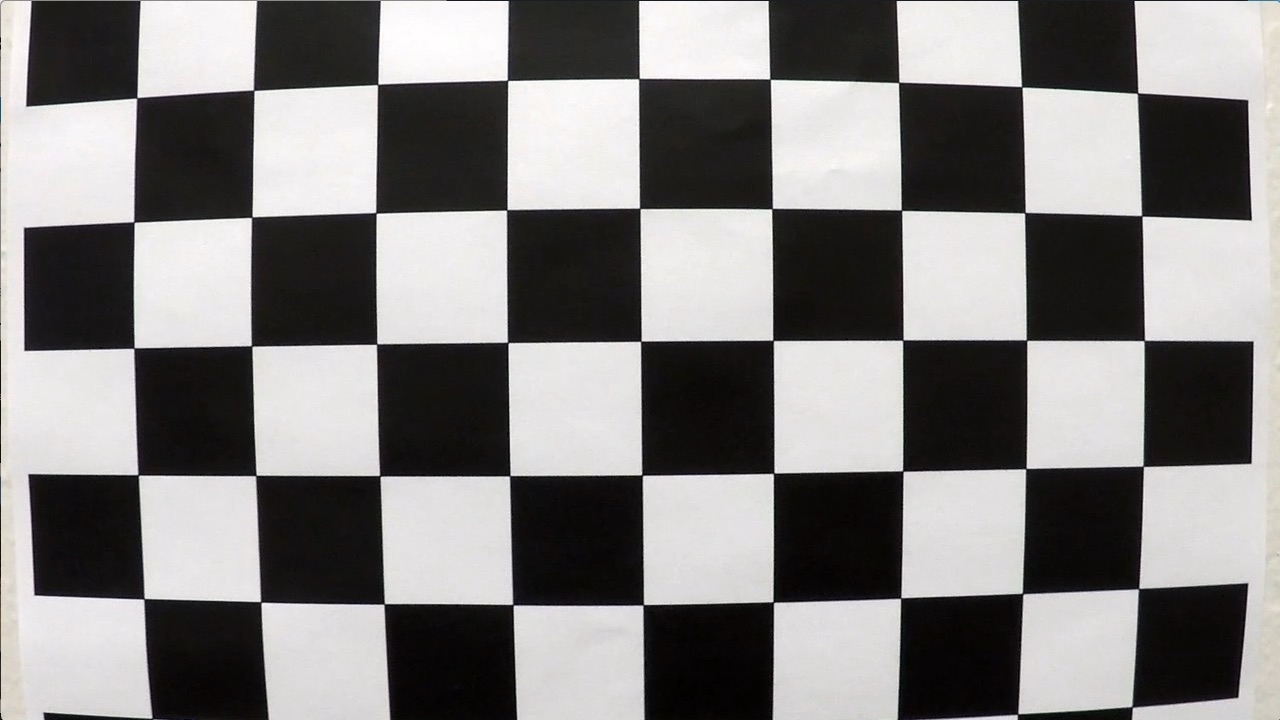
#> input picture camera_cal/calibration1.jpg, 1280 x 720 px; its folder holds only this picture in this run
$ jupyter execute --allow-errors P4.ipynb   (shell and % lines are left out)   (Python 2 division)   (older library calls are emulated)
#> lines starting #> are read from the running program, lines starting #| are printed output that depends on the picture; after the words box and inside, x2 and y2 are one past the last pixel; in counts of white or black regions, pixels touching at a corner belong together
#> further down, img is the input picture: shape (720, 1280, 3); mean R, G, B 130.1, 128.4, 127.8
#> `ret, corners = cv2.findChessboardCorners(gray, (ny, nx), None)`: ret = False; corners = None
#> `ret, corners = cv2.findChessboardCorners(gray, (ny, nx), None)`: ret = True; corners = 45 rows, first 8: [136.7, 98.03], [253.8, 90.31], [377.7, 84.53], [507.6, 80.32], [639, 78.58], [770, 79.13], [898.7, 82.42], [1021.8, 87.11]
# Advanced Lane Finding Project

## The goals / steps of this project

* Compute the camera calibration matrix and distortion coefficients given a set of chessboard images.
* Apply a distortion correction to raw images.
* Use color transforms, gradients, etc., to create a thresholded binary image.
* Apply a perspective transform to rectify binary image ("birds-eye view").
* Detect lane pixels and fit to find the lane boundary.
* Determine the curvature of the lane and vehicle position with respect to center.
* Warp the detected lane boundaries back onto the original image.
* Output visual display of the lane boundaries and numerical estimation of lane curvature and vehicle position.

[cell 1]
import numpy as np
import cv2
import glob
import math
import matplotlib.pyplot as plt
import matplotlib.image as mpimg

## Camera Calibration

I used the OpenCV functions cv2.findChessboardCorners() and cv2.drawChessboardCorners() to automatically find and draw corners in an image of a chessboard pattern.
Below are the example images.

[cell 2]
# Read in a calibration image
images = glob.glob('./camera_cal/*.jpg')

# Array to store object points and image points from all the images
objpoints = [] # 3D point in real world space
imgpoints = [] # 2D points in image plane

total_image_count = len(images)
image_count = 1
fig = plt.figure()
fig.set_size_inches(10,30)
#> (the rest of this cell did not finish here and is left out)

I undistorted the image with object points and image points by using the results of camera calibration.

cv2.calibrateCamera() function takes object points, image points, the height and width of image and returns camera matrix, distortion correction, rotation and translation vectors.
cv2.undistort() function takes original distorted image, camera matrix, distortion correction and returns undistorted image.

Below are the example images.

[cell 3]
# Function that takes an image, object points, and image points
# performs the camera calibration, image distortion correction and returns the undistorted image
def undistort(img, objpoints, imgpoints):
    ret, mtx, dist, rvecs, tvecs = cv2.calibrateCamera(objpoints, imgpoints, gray.shape[::-1], None, None)
    undist = cv2.undistort(img, mtx, dist, None, mtx)
    return undist

total_image_count = len(images)
image_count = 1
fig = plt.figure()
fig.set_size_inches(10,90)

for fname in images:
    img = mpimg.imread(fname)
    undistorted = undistort(img, objpoints, imgpoints)
#> in undistort, `ret, mtx, dist, rvecs, tvecs = cv2.calibrateCamera(objpoints, imgpoint..`: ret = 0.494; mtx = [[2115.4, 0, 554.7], [0, 2121.4, 288.4], [0, 0, 1]]; dist = [[-1.05, 3.83, 0.0425, 0.0386, -17.31]]; rvecs = ([0.0802, -0.0387, -0.00899],); tvecs = ([-3.36, -1.55, 15.6],)

    ax = fig.add_subplot(total_image_count * 2, 2, image_count)
    ax.imshow(img)
    ax.set_title('Original Image')
    ax.axis('off')
    image_count += 1

    ax = fig.add_subplot(total_image_count * 2, 2, image_count)
    ax.imshow(undistorted)
    ax.set_title('Undistorted Image')
    ax.axis('off')
    image_count += 1

# Pipeline (single images)

## 1. Distortion correction

I applied my undistort() function to the check if it works fine with images other than chessboard pattern.
Below are the sample images.

[cell 4]
test_images = glob.glob('./test_images/*.jpg')

total_image_count = len(test_images)
image_count = 1
fig = plt.figure()
fig.set_size_inches(10,30)

for fname in test_images:
    img = mpimg.imread(fname)
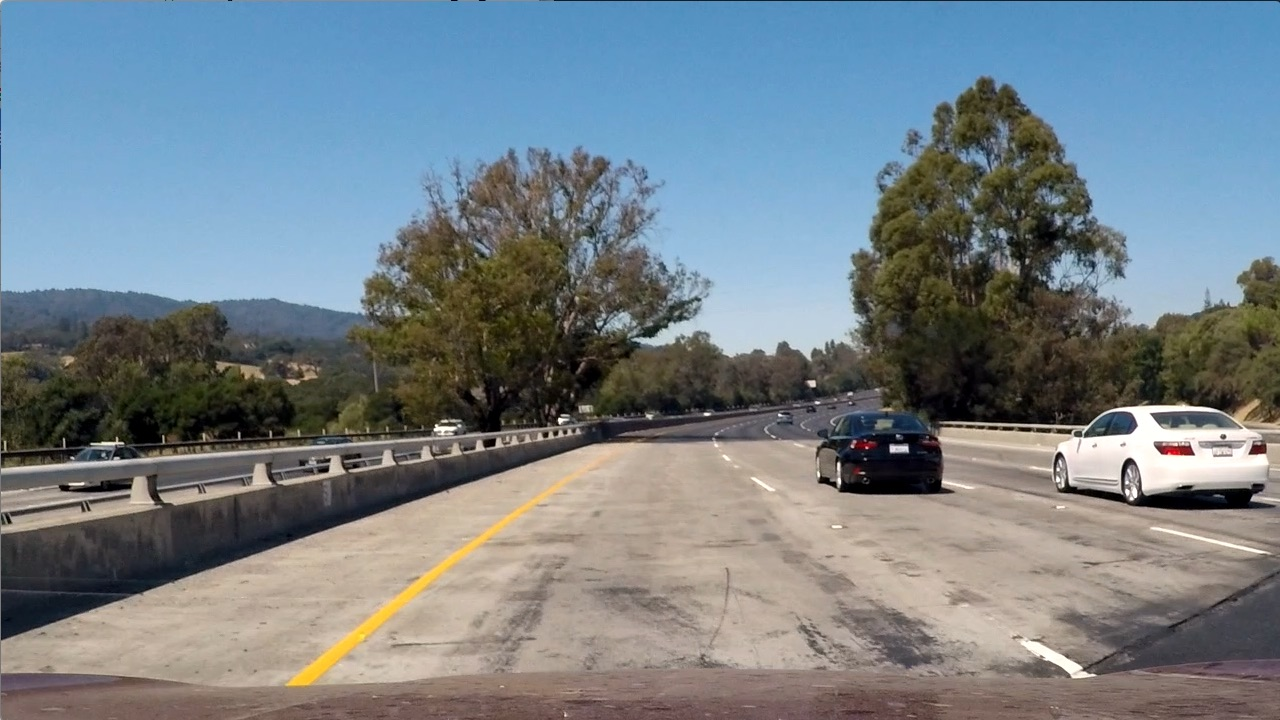
#> input picture test_images/test1.jpg, 1280 x 720 px
#> img is the input picture: shape (720, 1280, 3); mean R, G, B 117.5, 128.7, 135.5
    undistorted = undistort(img, objpoints, imgpoints)

    ax = fig.add_subplot(total_image_count * 2, 2, image_count)
    ax.imshow(img)
    ax.set_title('Original Image')
    ax.axis('off')
    image_count += 1

    ax = fig.add_subplot(total_image_count * 2, 2, image_count)
    ax.imshow(undistorted)
    ax.set_title('Undistorted Image')
    ax.axis('off')
    image_count += 1

## 2. Color/gradient threshold

I defined several threshold methods and applied them to one of undistorted images.

abs_sobel_thresh() is a function, which applies Sobel x or y, takes an absolute value, then applies a threshold.
mag_thresh() is a function, which applies Sobel x and y, computes the magnitude of the gradient, then applies a threshold.
dir_thresh() is a function, which applies Sobel x and y, computes the direction of the gradient, then applies a threshold.
color_threshold() is a function, which applies Sobel x and y, computes the magnitude of the gradient, then applies a threshold color channel.
threshold() is a function, which threshholds image on saturation channel and uses magnitude gradient.

Below are the sample images.

[cell 5]
# Define a function that applies Sobel x or y,
# then takes an absolute value and applies a threshold.
def abs_sobel_thresh(img, orient='x', sobel_kernel=3, thresh=(0, 255)):
    # Apply the following steps to img
    # 1) Convert to HLS color space
    hls = cv2.cvtColor(img, cv2.COLOR_RGB2HLS)
    # 2) Take the derivative in x or y given orient = 'x' or 'y'
    # 3) Take the absolute value of the derivative or gradient
    if orient == 'x':
        abs_sobel = np.absolute(cv2.Sobel(hls[:,:,2], cv2.CV_64F, 1, 0, ksize=sobel_kernel))
    if orient == 'y':
        abs_sobel = np.absolute(cv2.Sobel(hls[:,:,2], cv2.CV_64F, 0, 1, ksize=sobel_kernel))
    # 4) Scale to 8-bit (0 - 255) then convert to type = np.uint8
    scaled_sobel = np.uint8(255*abs_sobel/np.max(abs_sobel))
    # 5) Create a mask of 1's where the scaled gradient magnitude
            # is > thresh_min and < thresh_max
    binary_output = np.zeros_like(scaled_sobel)
    binary_output[(scaled_sobel >= thresh[0]) & (scaled_sobel <= thresh[1])] = 1
    # 6) Return this mask as your binary_output image
    return binary_output

# Define a function that applies Sobel x and y,
# then computes the magnitude of the gradient and applies a threshold
def mag_thresh(image, sobel_kernel=3, mag_thresh=(0, 255)):
    # Apply the following steps to img
    # 1) Convert to HLS color space
    hls = cv2.cvtColor(img, cv2.COLOR_RGB2HLS)
    # 2) Take the gradient in x and y separately
    sobelx = cv2.Sobel(hls[:,:,2], cv2.CV_64F, 1, 0, ksize=sobel_kernel)
    sobely = cv2.Sobel(hls[:,:,2], cv2.CV_64F, 0, 1, ksize=sobel_kernel)
    # 3) Calculate the magnitude
    gradmag = np.sqrt(sobelx**2 + sobely**2)
    # 4) Scale to 8-bit (0 - 255) and convert to type = np.uint8
    scale_factor = np.max(gradmag)/255
    gradmag = (gradmag/scale_factor).astype(np.uint8)
    # 5) Create a binary mask where mag thresholds are met
    binary_output = np.zeros_like(gradmag)
    binary_output[(gradmag >= mag_thresh[0]) & (gradmag <= mag_thresh[1])] = 1
    # 6) Return this mask as your binary_output image
    return binary_output

# Define a function that applies Sobel x and y,
# then computes the direction of the gradient and applies a threshold.
def dir_threshold(image, sobel_kernel=3, thresh=(0, np.pi/2)):
    # Apply the following steps to img
    # 1) Convert to HLS color space
    hls = cv2.cvtColor(img, cv2.COLOR_RGB2HLS)
    # 2) Take the gradient in x and y separately
    sobelx = cv2.Sobel(hls[:,:,2], cv2.CV_64F, 1, 0, ksize=sobel_kernel)
    sobely = cv2.Sobel(hls[:,:,2], cv2.CV_64F, 0, 1, ksize=sobel_kernel)
    # 3) Take the absolute value of the x and y gradients
    abs_sobelx = np.absolute(sobelx)
    abs_sobely = np.absolute(sobely)
    # 4) Use np.arctan2(abs_sobely, abs_sobelx) to calculate the direction of the gradient
    absgraddir = np.arctan2(abs_sobely, abs_sobelx)
    # 5) Create a binary mask where direction thresholds are met
    binary_output = np.zeros_like(absgraddir)
    # 6) Return this mask as your binary_output image
    binary_output[(absgraddir >= thresh[0]) & (absgraddir <= thresh[1])] = 1
    return binary_output

# Define a function that applies Sobel x and y,
# computes the threshold x and y gradient and threshold color channel,
# then applies a threshold.
def color_threshold(img, s_thresh=(170, 255), sx_thresh=(20, 100)):
    img = np.copy(img)
    # Convert to HSV color space and separate the V channel
    hsv = cv2.cvtColor(img, cv2.COLOR_RGB2HLS).astype(np.float)
    l_channel = hsv[:,:,1]
    s_channel = hsv[:,:,2]
    # Sobel x
#    sobelx = cv2.Sobel(l_channel, cv2.CV_64F, 1, 0) # Take the derivative in x
#    abs_sobelx = np.absolute(sobelx) # Absolute x derivative to accentuate lines away from horizontal
#    scaled_sobel = np.uint8(255*abs_sobelx/np.max(abs_sobelx))

    sobelx = cv2.Sobel(l_channel, cv2.CV_64F, 1, 0)
    sobely = cv2.Sobel(l_channel, cv2.CV_64F, 0, 1)
    # 3) Calculate the magnitude
    gradmag = np.sqrt(sobelx**2 + sobely**2)
    # 4) Scale to 8-bit (0 - 255) and convert to type = np.uint8
    scale_factor = np.max(gradmag)/255
    gradmag = (gradmag/scale_factor).astype(np.uint8)
    # 5) Create a binary mask where mag thresholds are met
    sxbinary = np.zeros_like(gradmag)
    sxbinary[(gradmag >= sx_thresh[0]) & (gradmag <= sx_thresh[1])] = 1

    # Threshold color channel
    s_binary = np.zeros_like(s_channel)
    s_binary[(s_channel >= s_thresh[0]) & (s_channel <= s_thresh[1])] = 1

    # Stack each channel
    # Note color_binary[:, :, 0] is all 0s, effectively an all black image. It might
    # be beneficial to replace this channel with something else.
    color_binary = np.dstack(( np.zeros_like(sxbinary), sxbinary, s_binary))
    return color_binary

def threshold(img, color=False, mag_dir_thresh=False):
    """Threshhold image on saturation channel and using magnitude gradient"""
    img = np.copy(img)

    # Convert to HLS color space and separate the V channel
    hls = cv2.cvtColor(img, cv2.COLOR_RGB2HLS).astype(np.float)

    ## White Color
    lower_white = np.array([0,210,0], dtype=np.uint8)
    upper_white = np.array([255,255,255], dtype=np.uint8)
    white_mask = cv2.inRange(hls, lower_white, upper_white)

    ## Yellow Color
    lower_yellow = np.array([18,0,100], dtype=np.uint8)
    upper_yellow = np.array([30,220,255], dtype=np.uint8)
    yellow_mask = cv2.inRange(hls, lower_yellow, upper_yellow)

    combined_binary = np.zeros_like(white_mask)

    # Dir Mag Threshold
    if mag_dir_thresh:
        dir_mask = dir_threshold(img)
        mag_mask = mag_thresh(img)
        combined_binary[((dir_mask == 1) & (mag_mask == 1))] = 255

    if color:
        return np.dstack((white_mask, yellow_mask, combined_binary))

    else:
        combined_binary[((white_mask == 255) | (yellow_mask == 255))] = 255
        combined_binary[(combined_binary == 255)] = 1
        return combined_binary

test_image = plt.imread('./test_images/test1.jpg')
undistorted_image = undistort(test_image, objpoints, imgpoints)

# Choose a Sobel kernel size
ksize = 3 # Choose a larger odd number to smooth gradient measurements

# Apply each of the thresholding functions
gradx = abs_sobel_thresh(test_image, orient='x', sobel_kernel=ksize, thresh=(20, 100))
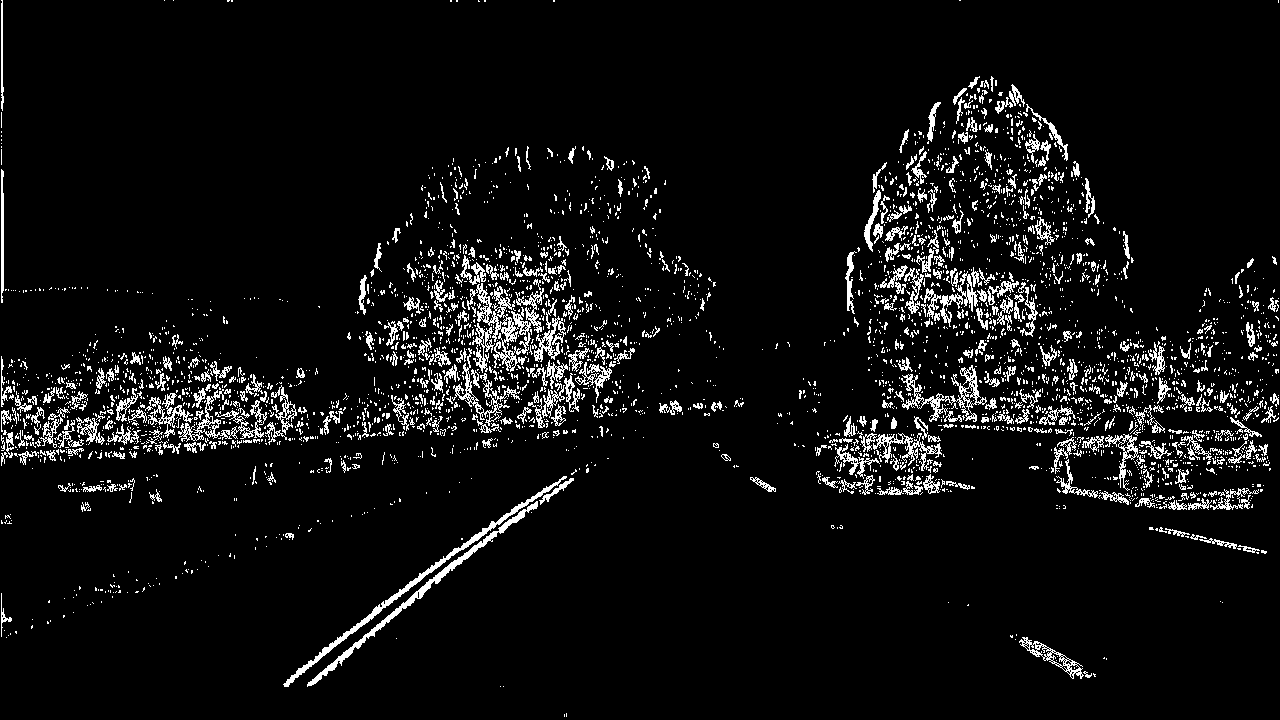
#> gradx: shape (720, 1280); values 0 (black) and 1 (white), 6.2% white in thin lines or dots
grady = abs_sobel_thresh(test_image, orient='y', sobel_kernel=ksize, thresh=(20, 100))
#> grady: shape (720, 1280); values 0 (black) and 1 (white), 7.5% white in thin lines or dots
mag_binary = mag_thresh(test_image, sobel_kernel=ksize, mag_thresh=(30, 100))
#> in mag_thresh, `sobely = cv2.Sobel(hls[:,:,2], cv2.CV_64F, 0, 1, ksize=sobel_kernel)`:
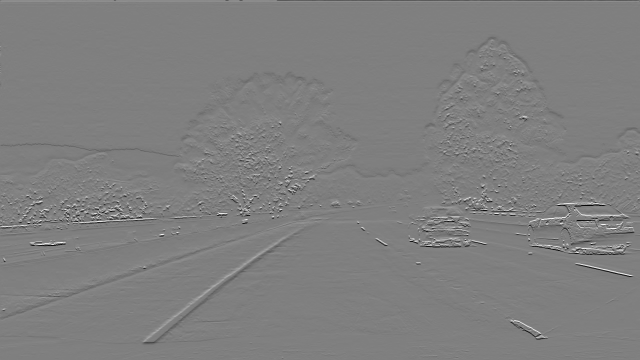
#> sobely: shape (720, 1280) float64 (shown at 1/2 size); min -1020, max 1020, mean -0.9; drawn with min black and max white
#> in mag_thresh, `scale_factor = np.max(gradmag)/255`: scale_factor = 4.47
#> mag_binary: shape (720, 1280); values 0 (black) and 1 (white), 5.6% white in thin lines or dots
dir_binary = dir_threshold(test_image, sobel_kernel=ksize, thresh=(0.7, 1.3))
#> dir_binary: shape (720, 1280) float64; values 0 (black) and 1 (white), 37.7% white in thin lines or dots
color_binary = color_threshold(test_image)
#> in color_threshold, `scale_factor = np.max(gradmag)/255`: scale_factor = 3.7

combined = np.zeros_like(dir_binary)
combined[((gradx == 1) & (gradx == 1)) | ((mag_binary == 1) & (dir_binary == 1))] = 1

thresholded = threshold(test_image, color=True)
b_thresholded = threshold(test_image)
#> b_thresholded: shape (720, 1280); values 0 (black) and 1 (white), 3.7% white; 1156 white regions (1025 under 20 px), largest, box (x1, y1, x2, y2) and area: (1026, 405, 1269, 491) 8813, (436, 245, 557, 373) 5483, (285, 473, 579, 687) 4391

# Plot the result
f, ((ax1, ax2, ax3), (ax4, ax5, ax6), (ax7, ax8, ax9)) = plt.subplots(3, 3, figsize=(24, 9))
f.subplots_adjust(left=None, bottom=None, right=None, top=None, wspace=0, hspace=0.5)
ax1.imshow(test_image)
ax1.set_title('Original Image', fontsize=16)
ax2.imshow(gradx, cmap='gray')
ax2.set_title('Thresholded Grad. X', fontsize=16)
ax3.imshow(grady, cmap='gray')
ax3.set_title('Thresholded Grad. Y', fontsize=16)
ax4.imshow(mag_binary, cmap='gray')
ax4.set_title('Thresholded Grad. Magnitude', fontsize=16)
ax5.imshow(dir_binary, cmap='gray')
ax5.set_title('Thresholded Grad. Direction', fontsize=16)
ax6.imshow(thresholded)
ax6.set_title('Thresholded Color', fontsize=16)
ax7.imshow(b_thresholded, cmap='gray')
ax7.set_title('Thresholded Binary', fontsize=16)
ax8.imshow(combined, cmap='gray')
ax8.set_title('Thresholded Binary Combined', fontsize=16)
ax9.imshow(color_binary)
ax9.set_title('Thresholded Color Combined', fontsize=16)

## 3. Perspective transform

I used the below source (src) and destination (dst) points for perspective transform.

[cell 6]
img_size = (b_thresholded.shape[1], b_thresholded.shape[0])
width, height = img_size

src = np.float32(
    [[(img_size[0] / 2) - 55, img_size[1] / 2 + 100],
    [((img_size[0] / 6) - 10), img_size[1]],
    [(img_size[0] * 5 / 6) + 60, img_size[1]],
    [(img_size[0] / 2 + 55), img_size[1] / 2 + 100]])
dst = np.float32(
    [[(img_size[0] / 4), 0],
    [(img_size[0] / 4), img_size[1]],
    [(img_size[0] * 3 / 4), img_size[1]],
    [(img_size[0] * 3 / 4), 0]])

print('src =', src)
#| src = [[ 585.  460.]
#|  [ 203.  720.]
#|  [1126.  720.]
#|  [ 695.  460.]]
print('dst =', dst)
#| dst = [[320.   0.]
#|  [320. 720.]
#|  [960. 720.]
#|  [960.   0.]]

I verified that my perspective transform was working as expected by drawing the src and dst points onto a test image and its warped counterpart to verify that the lines appear parallel in the warped image.

cv2.getPerspectiveTranform(src,dst) is a function to get a transform matrix.
cv2.getPerspectiveTranform(dst,src) is a inverse of the above.

Below is the sample image.

[cell 7]
M = cv2.getPerspectiveTransform(src,dst)
Minv = cv2.getPerspectiveTransform(dst, src)

plt.figure(figsize=(10,40))
plt.subplot(1,2,1)
b_thresholded = threshold(test_image)
plt.imshow(b_thresholded, cmap='gray')
plt.title('Thresholded Binary')

plt.subplot(1,2,2)
binary_warped = cv2.warpPerspective(b_thresholded, M, (width, height))
#> binary_warped: shape (720, 1280); values 0 (black) and 1 (white), 2.1% white; 15 white regions (8 under 20 px), largest, box (x1, y1, x2, y2) and area: (320, 215, 384, 708) 15708, (1034, 261, 1086, 380) 2641, (975, 682, 1000, 704) 349
plt.imshow(binary_warped, cmap='gray')
plt.title('Binary Warped Image')

## 4. Detect lane lines

To decide explicitly which pixels are part of the lines and which belong to the left line and which belong to the right line, I first took a histogram along all the columns in the lower half of the image as follow.

[cell 8]
histogram = np.sum(binary_warped[binary_warped.shape[0]/2:,:], axis=0)
#> histogram = 1280 values, max 348 at index 345, min 0 at index 0, mean 9.61
plt.plot(histogram)
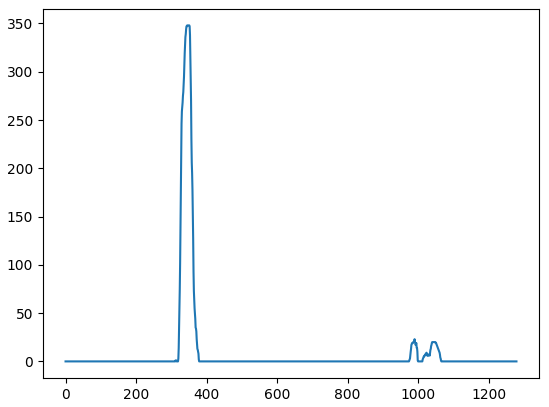
#> figure drawn by matplotlib, 1 panel; curve peaks at x = 345, y = 348

For Sliding Windows and Fit a Polynomial, I used the below sample code from 33. Finding the Lanes.

[cell 9]
# Create an output image to draw on and  visualize the result
out_img = np.dstack((binary_warped, binary_warped, binary_warped))*255
#> (the rest of the program and of its run is left out)
